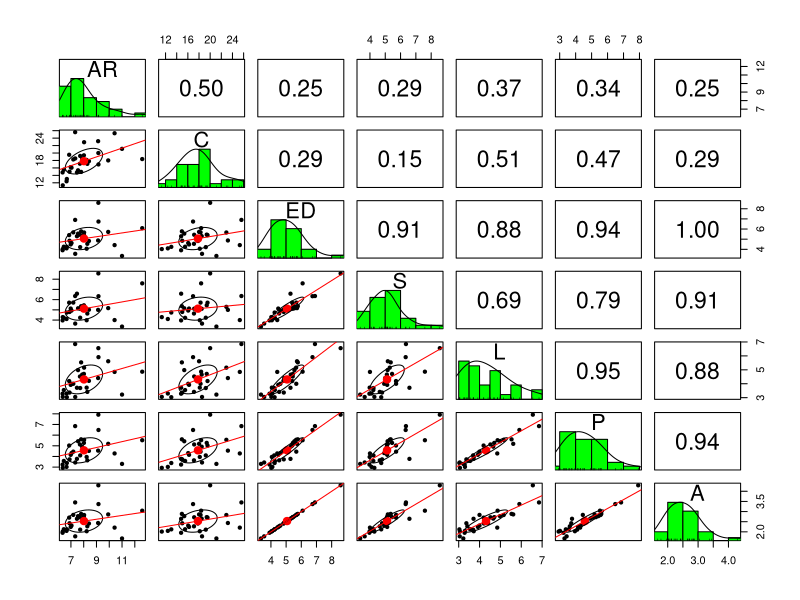
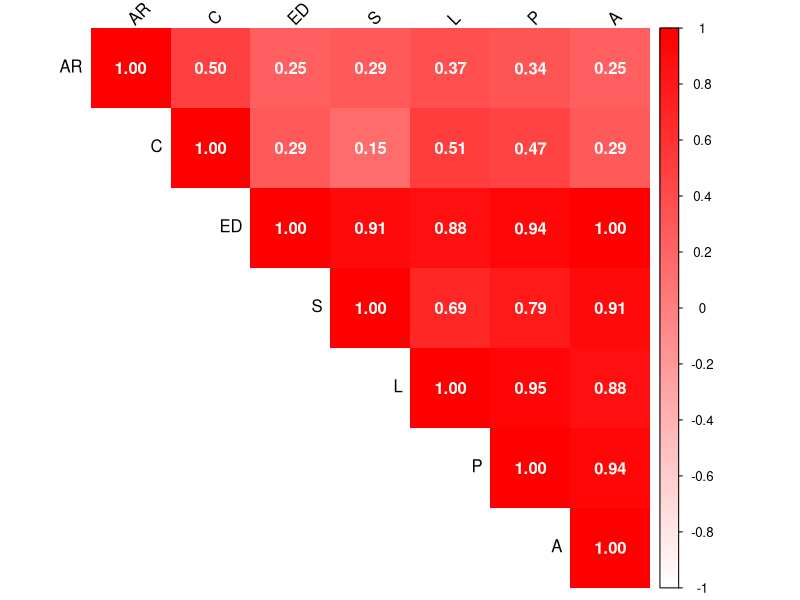
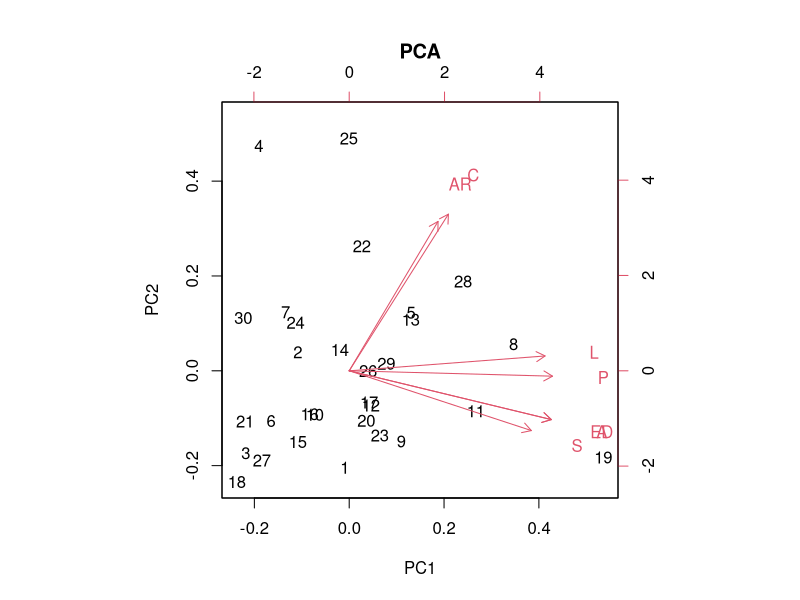

Recreate these plots in R, in order. (Note: this script raises an error after producing the figures.)
#image_analysis----
#----------------------------<import data>----------------------------#
df_B <- read.csv("Weibull_B.csv")
names(df_B) <- c("name", "AR", "C", "ED", "S", "L", "P", "A")
head(df_B)

#----------------------------<相関>----------------------------#
setEPS()                                             # Set postscript arguments
postscript("fig_6.eps")                           # Start graphics device driver
# Create plot
library(corrplot)
dat <- df_B[,c(2:8)]
CorResult <- cor(dat, method = "pearson")
# Generate a lighter palette
# col <- colorRampPalette(c("#BB4444", "#EE9988", "#FFFFFF", "#77AADD", "#4477AA"))
col <- colorRampPalette(c("white","Red"))
corrplot(CorResult, method="shade", shade.col="gray", tl.col="black", tl.srt=45,
         col=col(100), addCoef.col="white", addcolorlabel="no", type = "upper")
# save as eps file
dev.off()                                            # Finish export

# pairplot : linear fit
library(psych)
pairs.panels(dat, lm = TRUE, hist.col = "green")

#----------------------------<PCA>----------------------------#
setEPS()                                             # Set postscript arguments
postscript("fig_4a.eps")                           # Start graphics device driver
# Create plot
# PCA分析
dat_PCA <- dat
head(dat_PCA)
# row.names(dat_PCA) <- c(101,102,103,201,202,203,301,303,401,403,501,503,601,602,603,701,702,703,801,802,803,901,902,903,1001,1002,1003,1101,1102,1103)
# row.names(dat_PCA) <- c(1:30)
pca_model <- prcomp(dat_PCA, scale = TRUE)
summary(pca_model)$importance
pca_model$rotation

# 主成分負荷量 : 主成分得点と観測変数との相関係数を表す
round(cor(pca_model$x, dat_PCA), 5)
round(t(t(pca_model$rotation)*pca_model$sdev)[,drop = FALSE],5)

# 図示
biplot(pca_model, main="PCA")
# save as eps file
dev.off() 

# 第一主成分と第二主成分の散布図
pca_df <- data.frame(name = df_B$name,PC1 = pca_model$x[,1], PC2 = pca_model$x[,2])
ggplot(data = pca_df, aes(x = PC1, y = PC2, colour = name, label=name)) + geom_point(size = 8, alpha = 0.1) + geom_text(aes(PC1, PC2, label = name), size = 5)
par(mfrow = c(1,1))
pca_model$rotation

# プロットしてみる
library(ggplot2)
ggplot(data = df_B, aes(x=A, y=C, colour=name)) + geom_point(size=8, alpha=0.4)

#sampleでグラデーションカラーにしたいとき↓
#ggplot(data = pca_df, aes(x = PC1, y = PC2, colour = Sample)) + geom_point(size = 8, alpha = 0.8)+ geom_text(colour = "black", aes(PC1, PC2, label = Sample), size = 5)

# https://at-noda.com/econwiki/index.php?R%E3%81%A7%E5%9C%B0%E5%9B%B3%E4%BD%9C%E6%88%90
